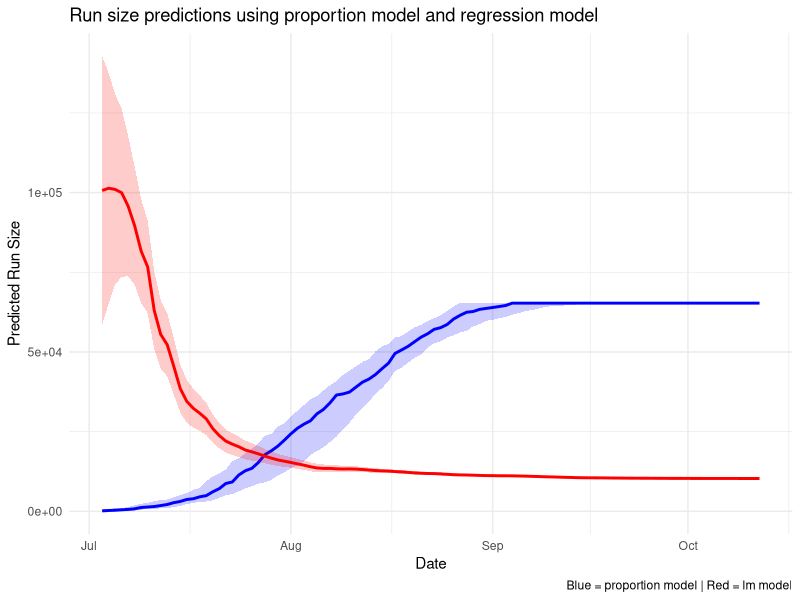

Generate this figure with R:
library(data.table)
library(tidyverse)
library(ggpubr)

current.index <- 42.08
multiplier <- 245
todate<-as.Date("2025-08-27")
todate.label<-"August 27"

daily <- fread("data/common/tyee_daily_indices_steelhead_1956-2024.csv", header = TRUE)

data <- daily %>%
  mutate_if(is.character, as.numeric) %>%
  pivot_longer(`1956`:`2024`, names_to="Year", values_to="Index") %>%
  mutate(Year = as.numeric(Year)) %>%
  group_by(Year) %>%
  mutate(Index = replace_na(Index,0),
         CumIndex = cumsum(Index),
         Fish = Index*multiplier,
         CumFish = CumIndex*multiplier,
         FinalIndex = sum(Index,na.rm=TRUE),
         FinalFish = sum(Fish,na.rm=TRUE),
         p = CumIndex/FinalIndex,
         isittoday=ifelse(Date==todate,"today","nottoday"))

# storage dataframe
results <- data.frame(Date=as.Date(character()),
                      med=double(), p25=double(), p75=double(),
                      medFish=double(), p25Fish=double(), p75Fish=double(),
                      r2=double(), pval=double(),
                      lm_med=double(), lm_p25=double(), lm_p75=double(),
                      stringsAsFactors=FALSE)

# Loop across each day starting July 3

dates2025 <- unique(data$Date[format(data$Date, "%Y")=="2025"])
dates2025 <- sort(dates2025)
dates2025 <- dates2025[dates2025 >= as.Date("2025-07-03")]

for (todate in dates2025) {
  
  todays.data <- data %>%
    filter(Date==todate)
  
  #if(nrow(todays.data)==0) next
  
  # # proportion model
  # med.today <- median(todays.data$p, na.rm=TRUE)
  # p25 <- quantile(todays.data$p, .25, na.rm=TRUE)
  # p75 <- quantile(todays.data$p, .75, na.rm=TRUE)
  # 
  # med.fish <- multiplier*current.index/med.today
  # p25.fish <- multiplier*current.index/p25
  # p75.fish <- multiplier*current.index/p75
  
  med.today<-round(median(todays.data$p,na.rm=TRUE),5)
  p25<-round(quantile(todays.data$p,.25,na.rm=TRUE),5)
  p75<-round(quantile(todays.data$p,.75,na.rm=TRUE),5)
  
  #estimate number of fish at todates proportions
  med.fish<-round(multiplier*current.index/med.today,0)
  p25.fish<-round(multiplier*current.index/p25,0)
  p75.fish<-round(multiplier*current.index/p75,0)
  
  # lm model
  dat <- data.frame(count=todays.data$CumIndex, final=todays.data$FinalIndex)
  m <- lm(final ~ count, data=dat)
  
  s <- summary(m)
  r2 <- s$r.squared
  pval <- coef(s)[2,4]
  
  # predicted final fish for current count
  currentx <- current.index*multiplier
  pred_current <- predict(
    m, 
    newdata=data.frame(count=currentx),
    interval="prediction",
    level=0.75
  )
  
  med.lm  <- pred_current[1,"fit"]
  p25.lm  <- pred_current[1,"lwr"]
  p75.lm  <- pred_current[1,"upr"]
  
  # store results
  results <- rbind(results, data.frame(
    Date = as.Date(todate),
    med = round(med.today,5),
    p25 = round(p25,5),
    p75 = round(p75,5),
    medFish = round(med.fish,0),
    p25Fish = round(p25.fish,0),
    p75Fish = round(p75.fish,0),
    r2 = round(r2,3),
    pval = round(pval,5),
    lm_med = round(med.lm,0),
    lm_p25 = round(p25.lm,0),
    lm_p75 = round(p75.lm,0)
  ))
}


#plot
results$Date <- as.Date(results$Date)

# Scale proportion model to run size
# (assuming FinalIndex is the final run size from your dataset)
final_run_size <- max(data$FinalFish, na.rm=TRUE)

plot_data <- results %>%
  mutate(
    med_prop_scaled = med * final_run_size,
    p25_prop_scaled = p25 * final_run_size,
    p75_prop_scaled = p75 * final_run_size,
    med_lm_scaled = lm_med * final_run_size,
    p25_lm_scaled = lm_p25 * final_run_size,
    p75_lm_scaled = lm_p75 * final_run_size
  )


ggplot(plot_data, aes(x=Date)) +
  # # Proportion model (blue)
  geom_ribbon(aes(ymin=p25_prop_scaled, ymax=p75_prop_scaled),
               fill="blue", alpha=0.2) +
  geom_line(aes(y=med_prop_scaled), color="blue", size=1) +
  
  # Regression model (red)
  geom_ribbon(aes(ymin=lm_p25, ymax=lm_p75),
              fill="red", alpha=0.2) +
  geom_line(aes(y=lm_med), color="red", size=1) +
  
  labs(title="Run size predictions using proportion model and regression model",
       y="Predicted Run Size",
       caption="Blue = proportion model | Red = lm model") +
  theme_minimal()
